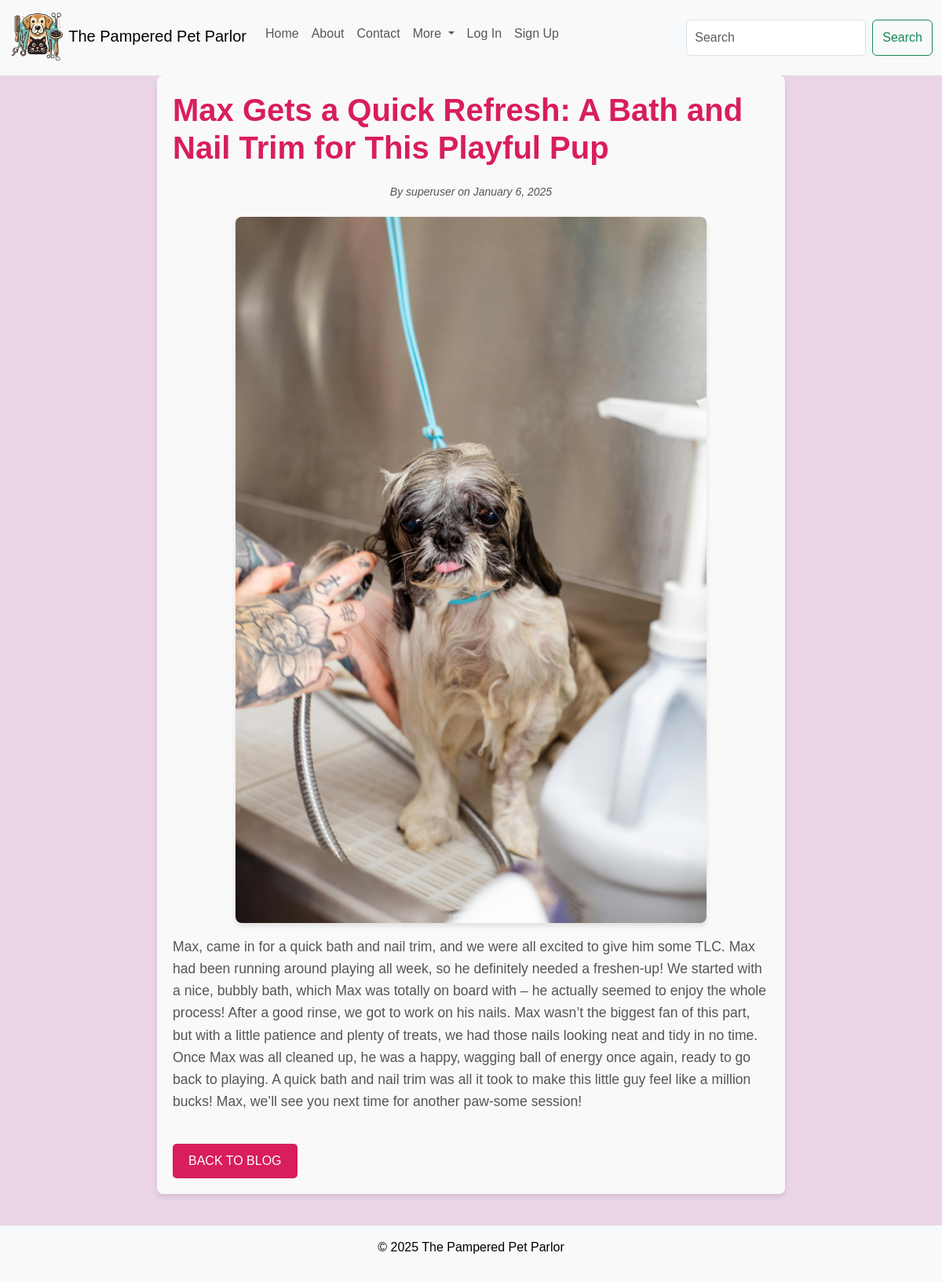
Page /blog/3/ on the committed database.
### pampered_pet_parlor/models.py (models this page shows, shortened)
class BlogPost(models.Model):
    title = models.CharField(max_length=200)
    content = models.TextField()
    image = models.ImageField(upload_to='blog_images/', blank=True, null=True)
    created_at = models.DateTimeField(default=now)
    author = models.ForeignKey(User, on_delete=models.CASCADE, default=1)

### pampered_pet_parlor/views.py (the view)
# urls.py: path('blog/<int:post_id>/', views.blog_detail, name='blog_detail'),
def blog_detail(request, post_id):
    post = get_object_or_404(BlogPost, id=post_id)  # Retrieve the blog post by its ID
    return render(request, 'account/blog_detail.html', {'post': post})

### templates/account/blog_detail.html (shortened to what this page needs)
{% extends "base.html" %}
{% block content %}
<div class="blog-detail-container">
    <h1 class="blog-title">{{ post.title }}</h1>
    <p class="blog-meta text-center"><small>By {{ post.author.username }} on {{ post.created_at|date:"F j, Y" }}</small></p>
    {% if post.image %}
        <img src="{{ post.image.url }}" alt="{{ post.title }}" class="img-fluid mb-3">
    {% endif %}
    <div class="blog-content">
        <p>{{ post.content }}</p>
    </div>
    <div class="blog-actions">
        <a href="{% url 'blog' %}" class="btn btn-secondary">Back to Blog</a>
    </div>
</div>
{% endblock %}

### static/css/style.css (style rules this page uses)
body { font-family : 'Arial', sans-serif; background-color : #EAD5E6; color : black; margin : 0; padding : 0; }
h1, h2, h3 { color : #D81E5B; }
a { color : #D81E5B; text-decoration : none; }
.mb-3 { margin-bottom: 1.5rem; }
img.img-fluid { width: 100%; border-radius: 8px; box-shadow: 0 4px 6px rgba(0, 0, 0, 0.1); }
.blog-detail-container { max-width: 800px; margin: 0 auto; padding: 20px; background-color: #f9f9f9; border-radius: 8px; box-shadow: 0 4px 6px rgba(0, 0, 0, 0.1); }
.blog-title { font-size: 2.5rem; font-weight: bold; color: #D81E5B; margin-bottom: 20px; }
.blog-meta { font-size: 1rem; color: #555; margin-bottom: 20px; }
.blog-meta small { font-style: italic; }
.blog-detail-container img { width: 100%; max-width: 600px; height: auto; border-radius: 8px; margin: 20px 0; display: block; margin-left: auto; margin-right: auto; }
.blog-content { font-size: 1.1rem; line-height: 1.6; color: #555; margin-bottom: 40px; }
.blog-actions { display: flex; justify-content: space-between; margin-top: 40px; }
.blog-actions .btn { padding: 10px 20px; font-size: 1rem; text-transform: uppercase; border-radius: 5px; background-color: #D81E5B; color: white; border: none; cursor: pointer; transition: background-color 0.3s ease; }

### rows in the picture
BlogPost: title "Max Gets a Quick Refresh: A Bath and Nail Trim for This Playful Pup", author.username "superuser", created_at "January 6, 2025", image (picture), content "Max, came in for a quick bath and nail trim, and we were all excited to give him some TLC. Max had been running around playing all week, so he definitely needed a freshen-up! We started with a nice, bubbly bath, which Max was totally on board with – he actually seemed to enjoy the whole process! After a good rinse, we got to work on his nails. Max wasn’t the biggest fan of this part, but with a little patience and plenty of treats, we had those nails looking neat and tidy in no time. Once Max was all cleaned up, he was a happy, wagging ball of energy once again, ready to go back to playing. A quick bath and nail trim was all it took to make this little guy feel like a million bucks! Max,…"
